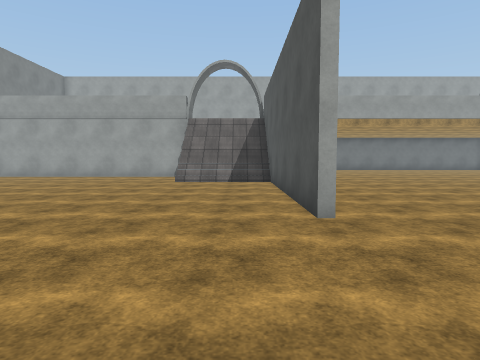
[1] (above)

22 first-person views from a walk through a scene from a Unity 3-D project. The camera is 1.5 m above the floor, tilts 4° down and sees 75° across. The floor is counted in squares, 1.8 m on a side. Each view is taken from the middle of a square. On the plan, view 1 faces up. The plan holds only what a view shows up to about 11 squares ahead; the rest is blank. The place goes on beyond the plan. The player is left out. Surface patterns are stand-ins for the level's own textures.

[2]
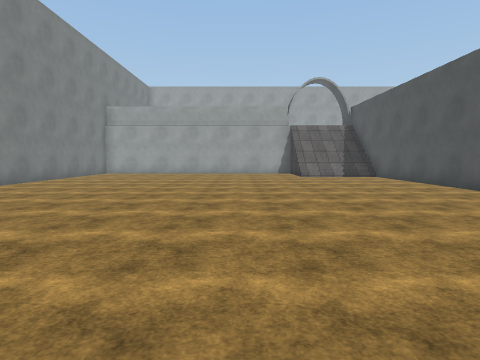

[3]
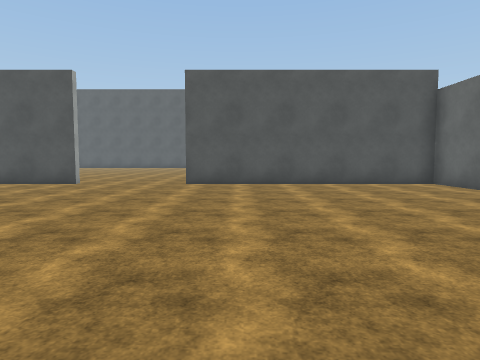

[4]
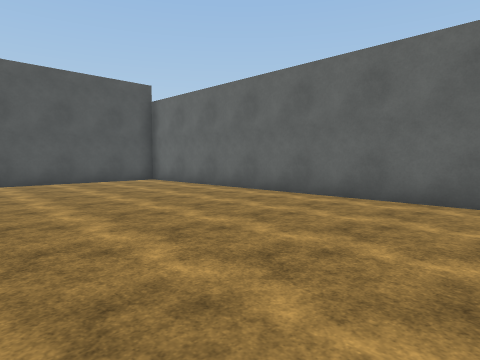

[5]
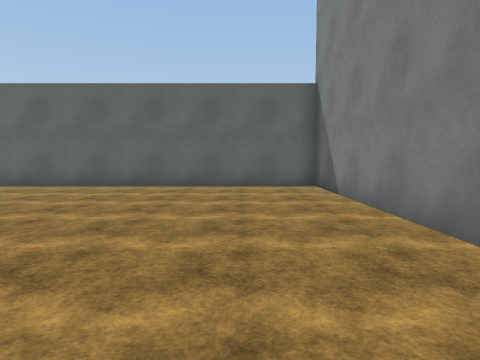

[6]
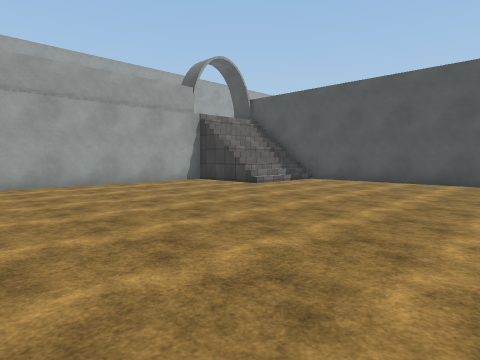

[7]
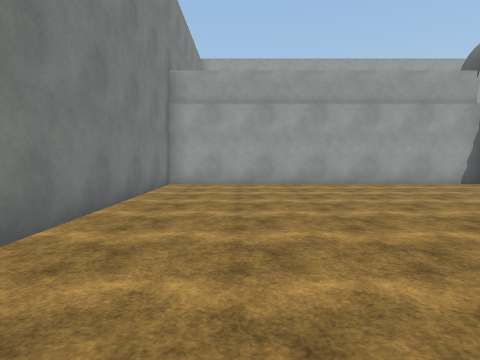

[8]
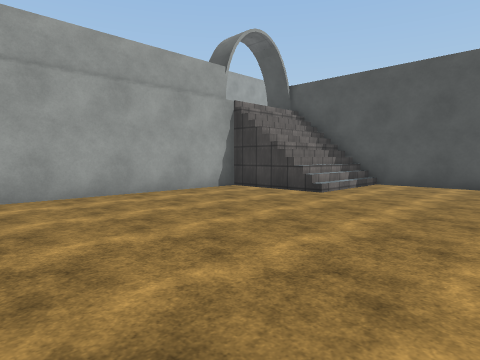

[9]
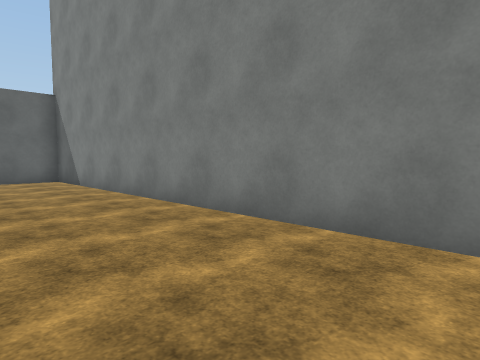

[10]
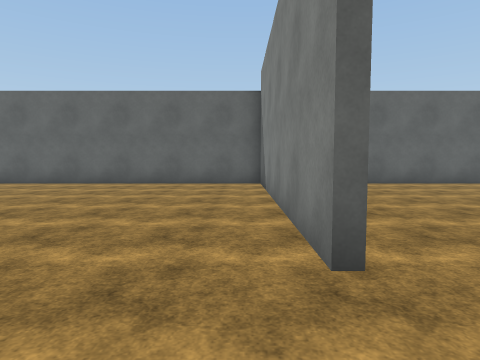

[11]
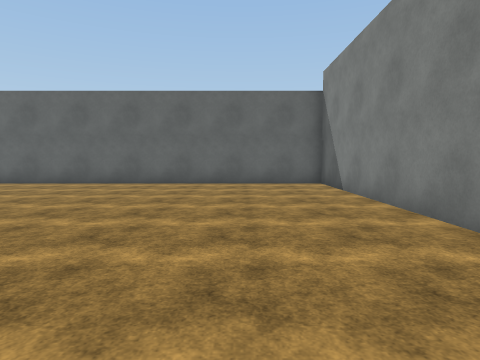

[12]
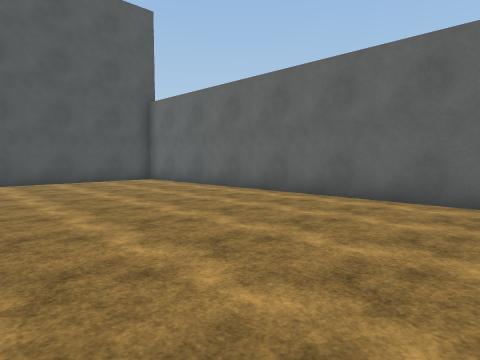

[13]
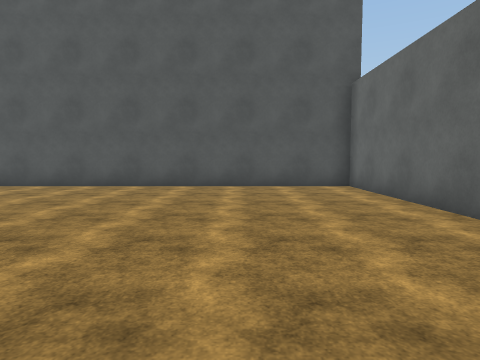

[14]
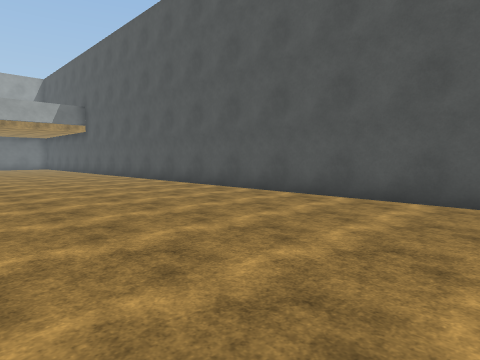

[15]
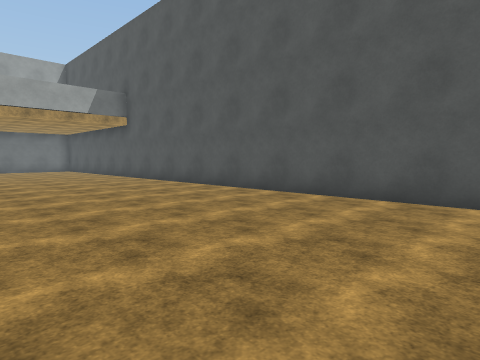

[16]
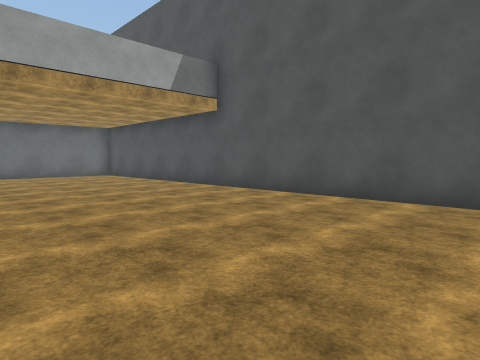

[17]
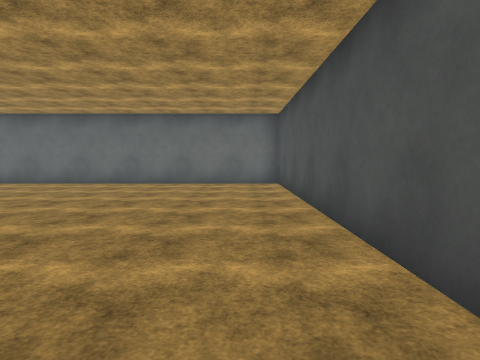

[18]
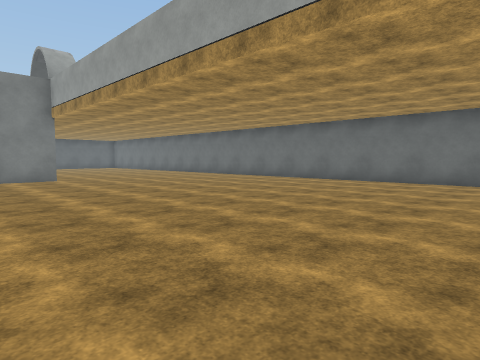

[19]
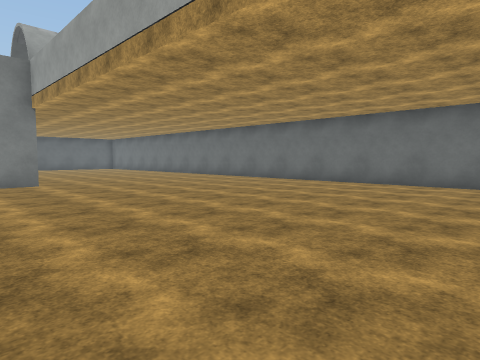

[20]
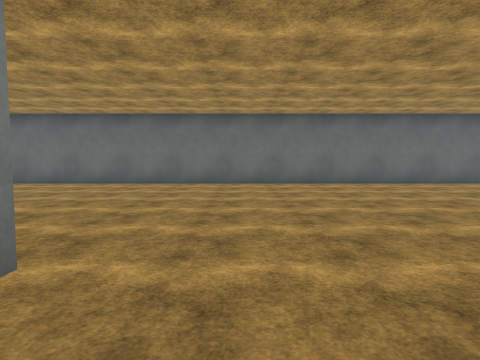

[21]
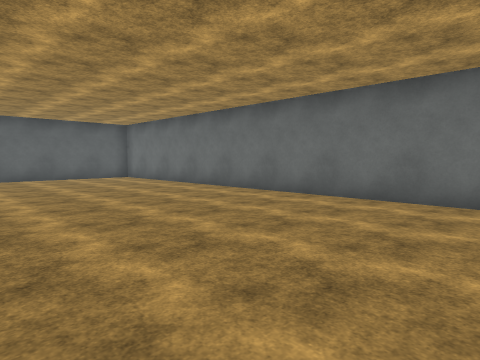

[22]
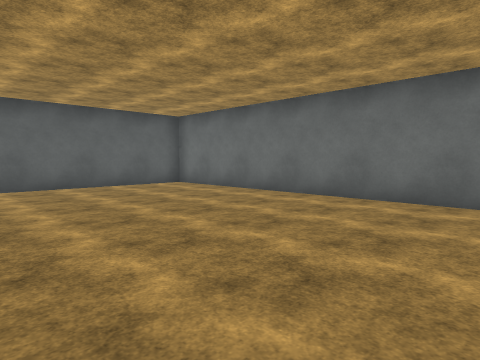

### Floor plan
Ten units are one square. View 1 is at (0, 0); x grows to the right and y downward. Boxes are objects, and circles mark ways between rooms. Rooms are numbered by the first view taken in them; rooms with no view inside come last. Other rooms are left out.
<svg viewBox="-128 -228 306 306">
<path fill="none" stroke="#000" d="M-123 -46 -123 73 11 73 11 -8M11 -42 11 -128M13 -8 13 4M-21 -142 -123 -142 -123 -64M13 -144 13 -126M13 4 13 73 173 73 173 -223 -123 -223 -123 -171"/>
<circle cx="-10" cy="-133" r="3" fill="#2a7"/>
<circle cx="27" cy="-15" r="3" fill="#2a7"/>
<text x="-60" y="-30">1</text>
<text x="70" y="-100">2</text>
</svg>
Room 1 opens to room 2.

Where each view was taken, in squares from view 1:
view 1: 0 up, 0 right, facing up
view 2: 3 down, 5 left, facing up
view 3: 1 down, 9 left, facing right
view 4: 1 down, 10 left, facing down-right
view 5: 2 up, 10 left, facing down
view 6: 4 up, 10 left, facing up-right
view 7: 4 up, 10 left, facing up
view 8: 7 up, 9 left, facing up-right
view 9: 5 up, 9 left, facing down-left
view 10: 3 up, 2 right, facing down
view 11: 3 up, 4 right, facing down
view 12: 1 down, 6 right, facing down-right
view 13: 4 down, 8 right, facing right
view 14: 4 down, 11 right, facing up-right
view 15: 1 up, 11 right, facing up-right
view 16: 7 up, 11 right, facing up-right
view 17: 12 up, 16 right, facing up
view 18: 11 up, 14 right, facing up-left
view 19: 12 up, 12 right, facing up-left
view 20: 12 up, 3 right, facing up
view 21: 16 up, 1 right, facing up-left
view 22: 16 up, 3 left, facing up-left
